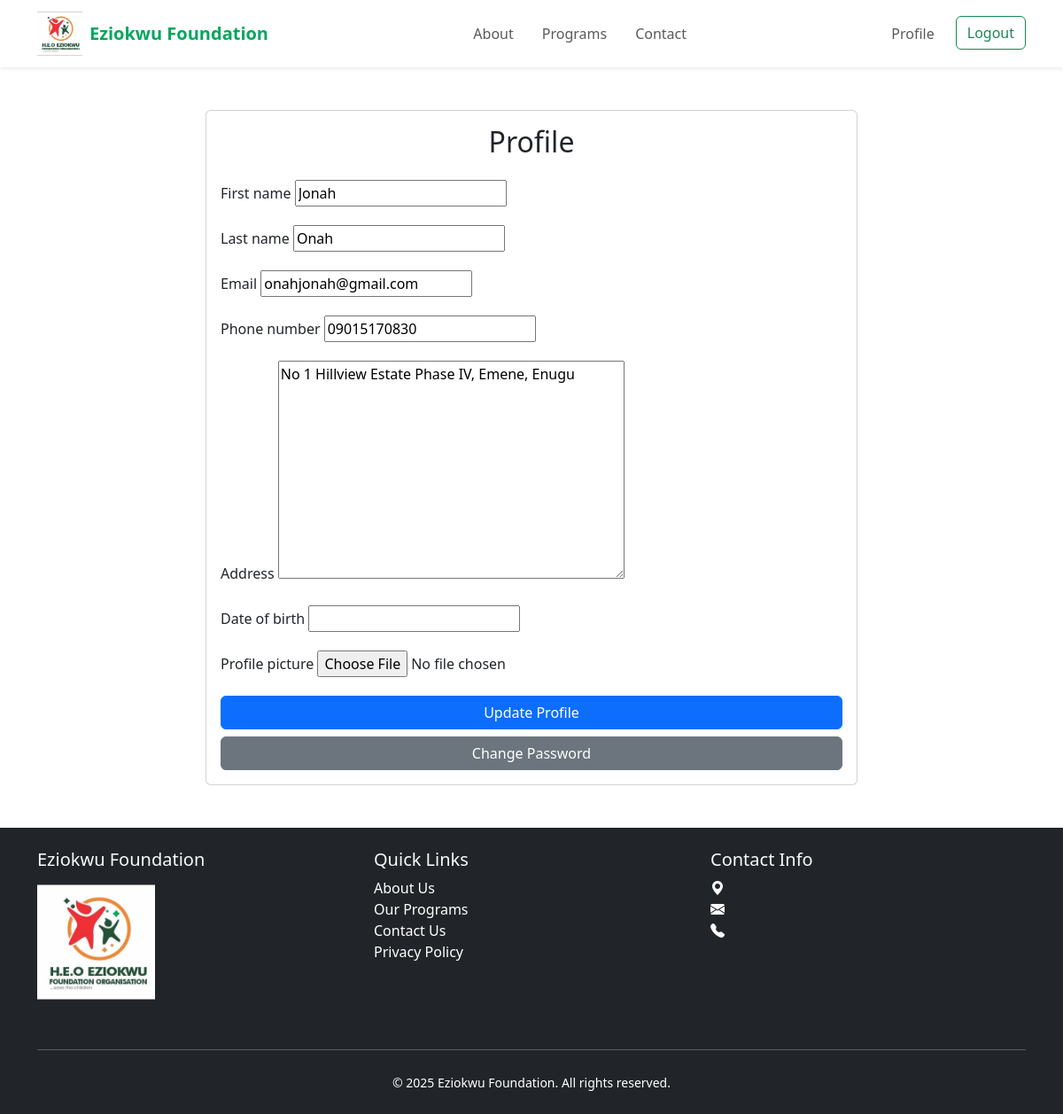
/profile/ (signed in), run on the app's committed database.
### core/models.py (models this page shows, shortened)
class SiteSettings(models.Model):
    site_name = models.CharField(max_length=100, default='HEO Foundation')
    logo = models.ImageField(upload_to='site/', null=True, blank=True)
    favicon = models.ImageField(upload_to='site/', null=True, blank=True)
    primary_color = models.CharField(max_length=7, default='#0d6efd', help_text='Hex color code')
    secondary_color = models.CharField(max_length=7, default='#6c757d', help_text='Hex color code')
    hero_title = models.CharField(max_length=200, default='Empowering Dreams Through Education')
    hero_subtitle = models.TextField(default='HEO Foundation provides educational opportunities and support to ambitious students worldwide.')
    hero_image = models.ImageField(upload_to='site/', null=True, blank=True)
    contact_email = models.EmailField(default='info@heofoundation.org')
    contact_phone = models.CharField(max_length=20, default='+1 234 567 8900')
    contact_address = models.TextField(default='123 Education Street')
    facebook_url = models.URLField(blank=True)
    twitter_url = models.URLField(blank=True)
    linkedin_url = models.URLField(blank=True)
    instagram_url = models.URLField(blank=True)
    meta_description = models.TextField(max_length=160, blank=True, help_text='SEO meta description')
    meta_keywords = models.CharField(max_length=255, blank=True, help_text='SEO keywords (comma-separated)')
    class Meta:
        verbose_name = 'Site Settings'
        verbose_name_plural = 'Site Settings'
    @classmethod
    def get_settings(cls):
        settings = cache.get('site_settings')
        if not settings:
            settings = cls.objects.first()
            if not settings:
                settings = cls.objects.create()
            cache.set('site_settings', settings)
        return settings

### users/models.py (models this page shows, shortened)
class User(AbstractUser):
    USER_TYPE_CHOICES = (
        ('applicant', 'Applicant'),
        ('admin', 'Admin'),
        ('staff', 'Staff'),
    )
    username = models.CharField(max_length=150, unique=True, null=True)
    email = models.EmailField(unique=True)
    user_type = models.CharField(max_length=20, choices=USER_TYPE_CHOICES, default='applicant')
    phone_number = models.CharField(max_length=15, blank=True)
    address = models.TextField(blank=True)
    is_verified = models.BooleanField(default=False)
    date_of_birth = models.DateField(null=True, blank=True)
    profile_picture = models.ImageField(upload_to='profile_pictures/', null=True, blank=True)
    USERNAME_FIELD = 'email'
    REQUIRED_FIELDS = []
    objects = CustomUserManager()

### users/views.py (the view)
# urls.py: path('profile/', views.profile, name='profile'),
@login_required
def profile(request):
    if request.method == 'POST':
        form = UserProfileForm(request.POST, request.FILES, instance=request.user)
        if form.is_valid():
            form.save()
            messages.success(request, 'Profile updated successfully!')
            return redirect('users:profile')
    else:
        form = UserProfileForm(instance=request.user)
    return render(request, 'users/profile.html', {'form': form})

### users/forms.py (shortened to what this page needs)
class UserProfileForm(forms.ModelForm):
    class Meta:
        model = User
        fields = ['first_name', 'last_name', 'email', 'phone_number', 'address', 'date_of_birth', 'profile_picture']

### core/context_processors.py (called while the page is built)
def site_settings(request):
    return {
        'site_settings': SiteSettings.get_settings()
    }

### templates/users/profile.html (shortened to what this page needs)
{% extends 'base.html' %}
{% block content %}
<div class="container">
    <div class="row justify-content-center">
        <div class="col-md-8">
            <div class="card mt-5">
                <div class="card-body">
                    <h2 class="card-title text-center mb-4">Profile</h2>
                    <form method="post" enctype="multipart/form-data">
                        {% for field in form %}
                        <div class="mb-3">
                            <label for="{{ field.id_for_label }}" class="form-label">{{ field.label }}</label>
                            {{ field }}
                        </div>
                        {% endfor %}
                        <div class="d-grid gap-2">
                            <button type="submit" class="btn btn-primary">Update Profile</button>
                            <a href="{% url 'password_change' %}" class="btn btn-secondary">Change Password</a>
                        </div>
                    </form>
                </div>
            </div>
        </div>
    </div>
</div>
{% endblock %}

### templates/base.html (shortened to what this page needs)
<!DOCTYPE html>
<html lang="en">
<head>
    <link href="https://cdn.jsdelivr.net/npm/bootstrap@5.3.0/dist/css/bootstrap.min.css" rel="stylesheet">
    <link href="https://cdn.jsdelivr.net/npm/bootstrap-icons@1.7.2/font/bootstrap-icons.css" rel="stylesheet">
    <link rel="stylesheet" href="https://cdn.jsdelivr.net/npm/@splidejs/splide@4.1.4/dist/css/splide.min.css">
</head>
<body>
    {% include 'includes/navbar.html' %}
    {% block content %}{% endblock %}
    {% include 'includes/footer.html' %}
</body>
</html>

### templates/includes/navbar.html (shortened to what this page needs)
<nav class="navbar navbar-expand-lg navbar-light bg-white fixed-top shadow-sm">
    <div class="container">
        <a class="navbar-brand d-flex align-items-center" href="{% url 'core:home' %}">
            {% if site_settings.logo %}
                <img src="{{ site_settings.logo.url }}" alt="{{ site_settings.site_name }}" height="50" class="me-2">
            {% endif %}
            <span style="color: #02a65e; font-weight: 600;">{{ site_settings.site_name }}</span>
        </a>
        <div class="collapse navbar-collapse" id="navbarNav">
            <ul class="navbar-nav mx-auto">
                <li class="nav-item">
                    <a class="nav-link px-3" href="#about">About</a>
                </li>
                <li class="nav-item">
                    <a class="nav-link px-3" href="#programs">Programs</a>
                </li>
                <li class="nav-item">
                    <a class="nav-link px-3" href="#contact">Contact</a>
                </li>
            </ul>
            <ul class="navbar-nav">
                {% if user.is_authenticated %}
                    <li class="nav-item">
                        <a class="nav-link px-3" href="{% url 'users:profile' %}">Profile</a>
                    </li>
                    <li class="nav-item">
                        <a class="btn btn-outline-success ms-2" href="{% url 'users:logout' %}">Logout</a>
                    </li>
                {% endif %}
            </ul>
        </div>
    </div>
</nav>

### templates/includes/footer.html (shortened to what this page needs)
<footer class="bg-dark text-light py-4 mt-5">
    <div class="container">
        <div class="row">
            <div class="col-md-4 mb-2">
                <h5>{{ site_settings.site_name }}</h5>
                {% if site_settings.logo %}
                    <img src="{{ site_settings.logo.url }}" alt="{{ site_settings.site_name }}" height="130" class="mb-2 mt-2">
                {% endif %}
            </div>
            <div class="col-md-4 mb-2">
                <h5>Quick Links</h5>
                <ul class="list-unstyled">
                    <li><a href="#about" class="text-white text-decoration-none">About Us</a></li>
                    <li><a href="#programs" class="text-white text-decoration-none">Our Programs</a></li>
                    <li><a href="#contact" class="text-white text-decoration-none">Contact Us</a></li>
                    <li><a href="#" class="text-white text-decoration-none">Privacy Policy</a></li>
                </ul>
            </div>
            <div class="col-md-4 mb-2">
                <h5>Contact Info</h5>
                <ul class="list-unstyled text-white">
                    <li><i class="bi bi-geo-alt-fill me-2"></i>{{ site_settings.address }}</li>
                    <li><i class="bi bi-envelope-fill me-2"></i>{{ site_settings.email }}</li>
                    <li><i class="bi bi-telephone-fill me-2"></i>{{ site_settings.phone }}</li>
                </ul>
                <div class="mt-3">
                    {% if site_settings.facebook_url %}
                    <a href="{{ site_settings.facebook_url }}" class="text-muted me-3"><i class="bi bi-facebook"></i></a>
                    {% endif %}
                </div>
            </div>
        </div>
        <hr class="my-4">
        <div class="text-center text-white">
            <small>&copy; {% now "Y" %} {{ site_settings.site_name }}. All rights reserved.</small>
        </div>
    </div>
</footer>

### templates/base.html (style rules this page uses)
.nav-link { transition: color 0.3s ease; }
body { padding-top: 76px; }

### data on the page
SiteSettings: logo (picture), site_name "Eziokwu Foundation"
User: form "Jonah" "Onah" "onahjonah@gmail.com" "09015170830" "No 1 Hillview Estate Phase IV, Emene, Enugu"

### other printed values
{{ field.label }} "First name" "Last name" "Email" "Phone number" "Address" "Date of birth" "Profile picture"
